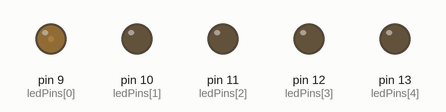
Recording of a sketch running on a simulated Arduino Uno, built with avr-gcc and run on an emulated ATmega328P. On the bench: output pins drawn as LEDs (lit = HIGH). Random numbers use the default seed unless the sketch sets one.

Above: at 0.15 s.
At 5.28 s:
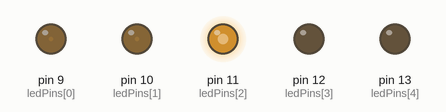
At 10.0 s:
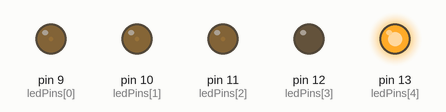
At 20.6 s:
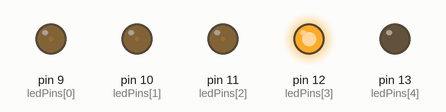
At 27.1 s:
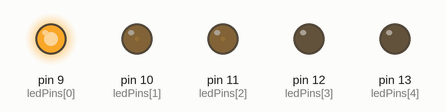
At 38.53 s:
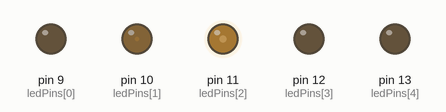
Timing chart, 0 to 40.0 s (numbered marks = the images above):
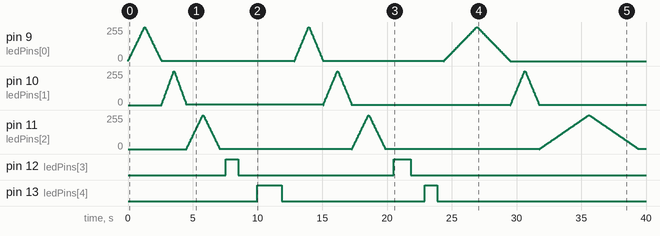

Measured:
- by itself, pin 12 (ledPins[3]): LOW → HIGH at 7.6 s, → LOW 0.96 s later, → HIGH 12.0 s later, → LOW 1.3 s later
- by itself, pin 13 (ledPins[4]): LOW → HIGH at 10.0 s, → LOW 1.9 s later, → HIGH 11.0 s later, → LOW 0.96 s later

The sketch:

multiple_led_fade_random_speed.ino
```cpp
// (licence header left out)
// Pin assignments for LEDs
int ledPins[] = {9, 10, 11, 12, 13};  // Pins connected to the LEDs

// Color names for LEDs
String ledColors[] = {"Red", "Green", "Blue", "Yellow", "Cyan"};  // Color names for each LED

// Fade speeds for LEDs
int fadeSpeeds[5];  // Speeds of the fading effect for each LED (changes randomly)

void setup() {
  for (int i = 0; i < 5; i++) {
    pinMode(ledPins[i], OUTPUT);  // Set the LED pins as output
  }

  randomSeed(analogRead(0));  // Seed the random number generator
}

void loop() {
  for (int i = 0; i < 5; i++) {
    fadeSpeeds[i] = random(1, 10);  // Generate a random fade speed between 1 and 9 for each LED

    // Fade in
    for (int brightness = 0; brightness <= 255; brightness += fadeSpeeds[i]) {
      analogWrite(ledPins[i], brightness);   // Set the LED brightness using PWM
      delay(30);   // Delay to control the speed of the fade (adjust as needed)
    }

    // Fade out
    for (int brightness = 255; brightness >= 0; brightness -= fadeSpeeds[i]) {
      analogWrite(ledPins[i], brightness);   // Set the LED brightness using PWM
      delay(30);   // Delay to control the speed of the fade (adjust as needed)
    }
  }
}
```
